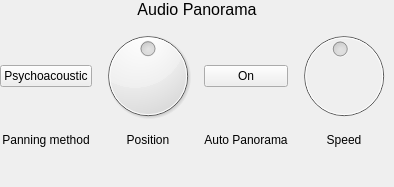
     <widget class="QWidget" name="panoramaTab_2">
      <attribute name="title">
       <string>Panorama</string>
      </attribute>
      <layout class="QGridLayout" name="gridLayout_10">
       <property name="leftMargin">
        <number>0</number>
       </property>
       <property name="topMargin">
        <number>0</number>
       </property>
       <property name="rightMargin">
        <number>0</number>
       </property>
       <property name="bottomMargin">
        <number>0</number>
       </property>
       <item row="0" column="0">
        <widget class="QLabel" name="panoramaAudioPanoramaLabel_2">
         <property name="font">
          <font>
           <pointsize>12</pointsize>
          </font>
         </property>
         <property name="text">
          <string>Audio Panorama</string>
         </property>
         <property name="alignment">
          <set>Qt::AlignCenter</set>
         </property>
        </widget>
       </item>
       <item row="2" column="0">
        <spacer name="panoramaVSpacer_2">
         <property name="orientation">
          <enum>Qt::Vertical</enum>
         </property>
         <property name="sizeHint" stdset="0">
          <size>
           <width>20</width>
           <height>40</height>
          </size>
         </property>
        </spacer>
       </item>
       <item row="1" column="0">
        <layout class="QHBoxLayout" name="panoramaLayout_2">
         <item>
          <layout class="QVBoxLayout" name="panoramaPanMethodLayout_2">
           <item>
            <spacer name="panoramaPanVSpacer_5">
             <property name="orientation">
              <enum>Qt::Vertical</enum>
             </property>
             <property name="sizeType">
              <enum>QSizePolicy::Preferred</enum>
             </property>
             <property name="sizeHint" stdset="0">
              <size>
               <width>20</width>
               <height>40</height>
              </size>
             </property>
            </spacer>
           </item>
           <item>
            <widget class="QPushButton" name="panoramaPanningMethodButton_2">
             <property name="focusPolicy">
              <enum>Qt::TabFocus</enum>
             </property>
             <property name="text">
              <string>Psychoacoustic</string>
             </property>
            </widget>
           </item>
           <item>
            <spacer name="panoramaPanVSpacer_6">
             <property name="orientation">
              <enum>Qt::Vertical</enum>
             </property>
             <property name="sizeType">
              <enum>QSizePolicy::Preferred</enum>
             </property>
             <property name="sizeHint" stdset="0">
              <size>
               <width>20</width>
               <height>40</height>
              </size>
             </property>
            </spacer>
           </item>
           <item>
            <widget class="QLabel" name="panoramaPanMethodLabel_2">
             <property name="sizePolicy">
              <sizepolicy hsizetype="Minimum" vsizetype="Fixed">
               <horstretch>0</horstretch>
               <verstretch>0</verstretch>
              </sizepolicy>
             </property>
             <property name="text">
              <string>Panning method</string>
             </property>
             <property name="alignment">
              <set>Qt::AlignBottom|Qt::AlignHCenter</set>
             </property>
            </widget>
           </item>
          </layout>
         </item>
         <item>
          <layout class="QVBoxLayout" name="panoramaPositionLayout_2">
           <item>
            <widget class="QDial" name="panoramaPositionDial_2">
             <property name="focusPolicy">
              <enum>Qt::TabFocus</enum>
             </property>
             <property name="minimum">
              <number>-1000</number>
             </property>
             <property name="maximum">
              <number>1000</number>
             </property>
             <property name="pageStep">
              <number>10</number>
             </property>
             <property name="value">
              <number>0</number>
             </property>
             <property name="sliderPosition">
              <number>0</number>
             </property>
             <property name="tracking">
              <bool>true</bool>
             </property>
            </widget>
           </item>
           <item>
            <widget class="QLabel" name="panoramaPositionLabel_2">
             <property name="sizePolicy">
              <sizepolicy hsizetype="Minimum" vsizetype="Fixed">
               <horstretch>0</horstretch>
               <verstretch>0</verstretch>
              </sizepolicy>
             </property>
             <property name="text">
              <string>Position</string>
             </property>
             <property name="alignment">
              <set>Qt::AlignBottom|Qt::AlignHCenter</set>
             </property>
            </widget>
           </item>
          </layout>
         </item>
         <item>
          <layout class="QVBoxLayout" name="panoramaAutoPanVLayout_2">
           <item>
            <spacer name="panoramaPanVSpacer_7">
             <property name="orientation">
              <enum>Qt::Vertical</enum>
             </property>
             <property name="sizeType">
              <enum>QSizePolicy::Preferred</enum>
             </property>
             <property name="sizeHint" stdset="0">
              <size>
               <width>20</width>
               <height>40</height>
              </size>
             </property>
            </spacer>
           </item>
           <item>
            <widget class="QPushButton" name="panoramaAutoPanoramaButton_2">
             <property name="focusPolicy">
              <enum>Qt::TabFocus</enum>
             </property>
             <property name="text">
              <string>On</string>
             </property>
            </widget>
           </item>
           <item>
            <spacer name="panoramaPanVSpacer_8">
             <property name="orientation">
              <enum>Qt::Vertical</enum>
             </property>
             <property name="sizeType">
              <enum>QSizePolicy::Preferred</enum>
             </property>
             <property name="sizeHint" stdset="0">
              <size>
               <width>20</width>
               <height>40</height>
              </size>
             </property>
            </spacer>
           </item>
           <item>
            <widget class="QLabel" name="panoramaAutoPanLabel_2">
             <property name="text">
              <string>Auto Panorama</string>
             </property>
             <property name="alignment">
              <set>Qt::AlignBottom|Qt::AlignHCenter</set>
             </property>
            </widget>
           </item>
          </layout>
         </item>
         <item>
          <layout class="QVBoxLayout" name="panoramaSpeedLayout_2">
           <item>
            <widget class="QDial" name="panoramaSpeedDial_2">
             <property name="enabled">
              <bool>false</bool>
             </property>
             <property name="focusPolicy">
              <enum>Qt::TabFocus</enum>
             </property>
             <property name="toolTip">
              <string>Pan position rate</string>
             </property>
             <property name="statusTip">
              <string/>
             </property>
             <property name="whatsThis">
              <string/>
             </property>
             <property name="minimum">
              <number>10</number>
             </property>
             <property name="maximum">
              <number>200</number>
             </property>
             <property name="pageStep">
              <number>1</number>
             </property>
             <property name="value">
              <number>100</number>
             </property>
            </widget>
           </item>
           <item>
            <widget class="QLabel" name="panoramaSpeedLabel_2">
             <property name="sizePolicy">
              <sizepolicy hsizetype="Preferred" vsizetype="Fixed">
               <horstretch>0</horstretch>
               <verstretch>0</verstretch>
              </sizepolicy>
             </property>
             <property name="text">
              <string>Speed</string>
             </property>
             <property name="alignment">
              <set>Qt::AlignBottom|Qt::AlignHCenter</set>
             </property>
            </widget>
           </item>
          </layout>
         </item>
        </layout>
       </item>
      </layout>
     </widget>
